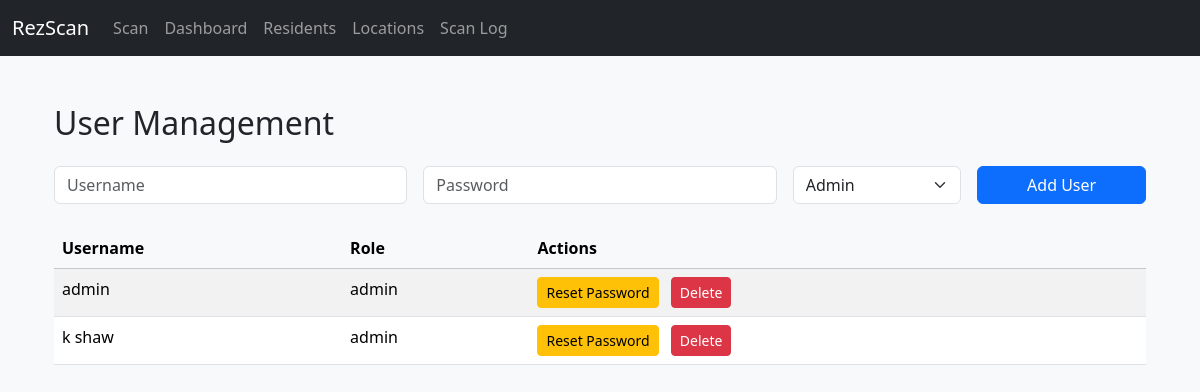
Screenshot of /admin/users with the database file from the repository.
### tables this page shows
CREATE TABLE users (
                id INTEGER PRIMARY KEY AUTOINCREMENT,
                username TEXT UNIQUE NOT NULL,
                password TEXT NOT NULL,
                role TEXT CHECK(role IN ('admin', 'viewer')) NOT NULL
            );

### routes/users.py (the view, shortened to what this page needs)
@users_bp.route('/admin/users', methods=['GET', 'POST'])
def manage_users():
    message = None
    with sqlite3.connect(DB_PATH) as conn:
        conn.row_factory = sqlite3.Row  # 🟢 Enables dict-like access
        c = conn.cursor()
        c.execute("SELECT username, role FROM users ORDER BY username")
        users = c.fetchall()
    return render_template('users.html', users=users)

### Templates/users.html (shortened to what this page needs)
{% extends 'layout.html' %}
{% block content %}
<div class="container">
    <h2 class="mb-4">User Management</h2>
    <form method="POST" class="row g-3 mb-4">
        <div class="col-md-4">
            <input type="text" class="form-control" name="username" placeholder="Username" required>
        </div>
        <div class="col-md-4">
            <input type="password" class="form-control" name="password" placeholder="Password" required>
        </div>
        <div class="col-md-2">
            <select name="role" class="form-select" required>
                <option value="admin">Admin</option>
            </select>
        </div>
        <div class="col-md-2">
            <button type="submit" class="btn btn-primary w-100">Add User</button>
        </div>
    </form>
    <div class="table-responsive">
        <table class="table table-striped">
            <thead class="table-light">
                <tr>
                    <th>Username</th>
                    <th>Role</th>
                    <th>Actions</th>
                </tr>
            </thead>
            <tbody>
                {% for user in users %}
                <tr>
                    <td>{{ user.username }}</td>
                    <td>{{ user.role }}</td>
                    <td>
                        <form method="POST" action="{{ url_for('users.reset_password', username=user.username) }}" class="d-inline">
                            <button type="submit" class="btn btn-sm btn-warning">Reset Password</button>
                        </form>
                        <form method="POST" action="{{ url_for('users.delete_user', username=user.username) }}" class="d-inline ms-2" onsubmit="return confirm('Are you sure you want to delete this user?');">
                            <button type="submit" class="btn btn-sm btn-danger">Delete</button>
                        </form>
                    </td>
                </tr>
                {% endfor %}
            </tbody>
        </table>
    </div>
</div>
{% endblock %}

### Templates/layout.html (shortened to what this page needs)
<!DOCTYPE html>
<html lang="en">
<head>
    <link href="https://cdn.jsdelivr.net/npm/bootstrap@5.3.3/dist/css/bootstrap.min.css" rel="stylesheet">
</head>
<body class="bg-light">
    <nav class="navbar navbar-expand-lg navbar-dark bg-dark mb-4">
        <div class="container-fluid">
            <a class="navbar-brand" href="{{ url_for('index') }}">RezScan</a>
            <div class="collapse navbar-collapse justify-content-between" id="navbarNav">
                <ul class="navbar-nav">
                    <li class="nav-item">
                        <a class="nav-link" href="{{ url_for('scan.scan') }}">Scan</a>
                    </li>
                    <li class="nav-item">
                        <a class="nav-link" href="{{ url_for('dashboard.dashboard') }}">Dashboard</a>
                    </li>
                    <li class="nav-item">
                        <a class="nav-link" href="{{ url_for('residents.manage_residents') }}">Residents</a>
                    </li>
                    <li class="nav-item">
                        <a class="nav-link" href="{{ url_for('locations.manage_locations') }}">Locations</a>
                    </li>
                    <li class="nav-item">
                        <a class="nav-link" href="{{ url_for('scanlog.scanlog') }}">Scan Log</a>
                    </li>
                </ul>
            </div>
        </div>
    </nav>
    <div class="container py-4">
        {% block content %}{% endblock %}
    </div>
</body>
</html>

### rows the page displays
users: username "admin", role "admin"
users: username "k shaw", role "admin"
